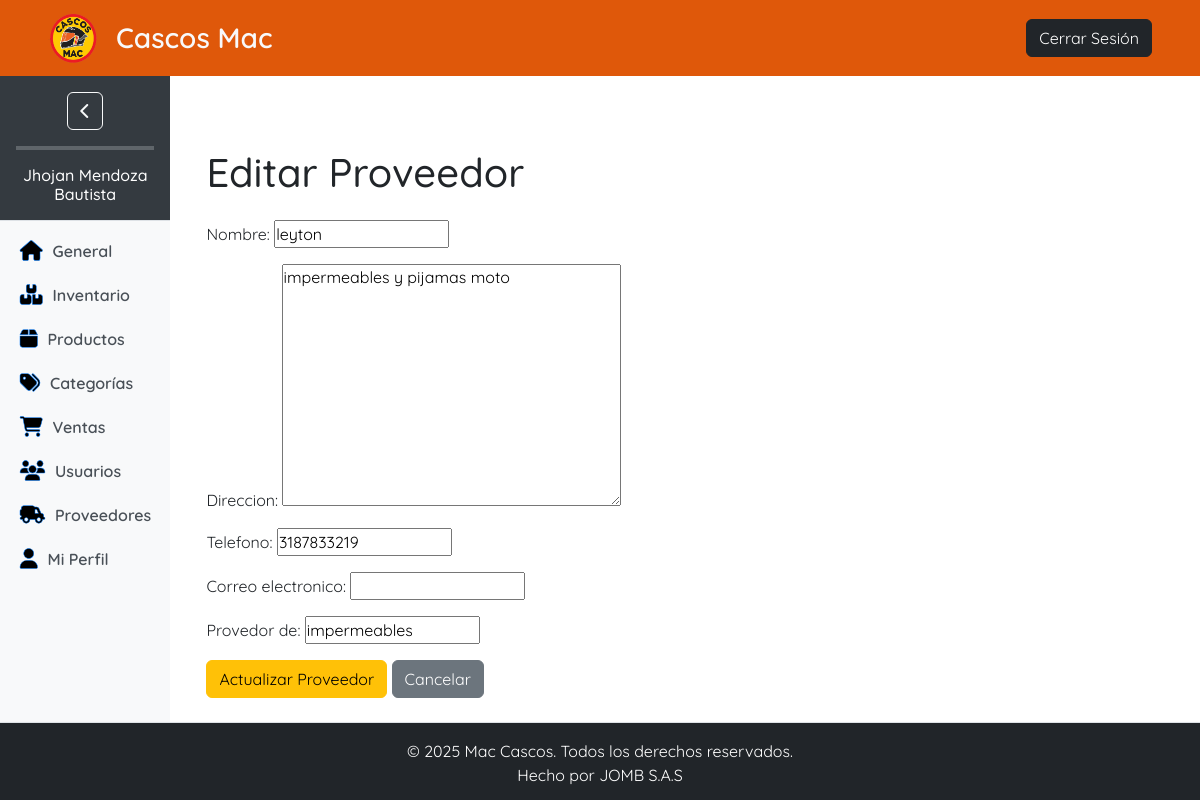
Page /tienda/proveedor/7/edit/ (signed in) on the committed database.
### usuarios/models.py (models this page shows, shortened)
class Usuario(AbstractUser):
    EMAIL_FIELD = 'email'
    ROLES = (
        ('', 'Seleccione una opción'),
        ('gerente', 'Gerente'),
        ('vendedor', 'Vendedor'),
    )
    email = models.EmailField(unique=True)
    rol = models.CharField(
        max_length=20,
        choices=ROLES,
    )

### tienda/models.py (models this page shows, shortened)
class Proveedor(models.Model):
    nombre = models.CharField(max_length=50)
    provedor_de = models.CharField(max_length=255, blank=True, null=True)
    direccion = models.TextField(blank=True, null=True)
    telefono = models.CharField(max_length=20, blank=True, null=True)
    correo_electronico = models.EmailField(blank=True, null=True)

### tienda/views.py (the view, shortened to what this page needs)
# urls.py: path('proveedor/<int:pk>/edit/', views.ProveedorUpdateView.as_view(), name='editar_proveedor'),
class ProveedorUpdateView(UpdateView, LoginRequiredMixin, DeleteView):
    model = Proveedor
    form_class = ProveedorForm
    template_name = 'dashboard/proveedores/editar_proveedor.html'

### tienda/forms.py
class ProveedorForm(forms.ModelForm):
    class Meta:
        model = Proveedor
        fields = ['nombre', 'direccion', 'telefono', 'correo_electronico', 'provedor_de']

### templates/dashboard/proveedores/editar_proveedor.html (shortened to what this page needs)
{% extends 'base_dashboard.html' %}
{% load static %}
{% block content %}
<div class="container mt-5">
    <h1 class="mb-4">Editar Proveedor</h1>
    <form method="post">
        {{ form.as_p }}
        <button type="submit" class="btn btn-warning">Actualizar Proveedor</button>
        <a href="{% url 'contenido_proveedores' %}" class="btn btn-secondary">Cancelar</a>
    </form>
</div>
{% endblock %}

### templates/base_dashboard.html (shortened to what this page needs)
{% load static %}
<!DOCTYPE html>
<html lang="es">
<head>
    <link rel="stylesheet" href="{% static 'css/base_dash.css' %}">
    <link href="https://cdn.jsdelivr.net/npm/bootstrap@5.3.3/dist/css/bootstrap.min.css" rel="stylesheet"
>
    <link href="https://cdnjs.cloudflare.com/ajax/libs/font-awesome/6.0.0-beta3/css/all.min.css" rel="stylesheet">
    <link rel="stylesheet" href="https://cdn.jsdelivr.net/npm/bootstrap-icons@1.11.3/font/bootstrap-icons.min.css">
</head>
<body class="d-flex flex-column min-vh-100">
    <header class="navbar navbar-expand-lg navbar-expand-md py-2 px-5 d-none d-lg-flex d-md-flex">
        <a class="navbar-brand d-flex align-items-center" href="{% url 'index' %}">
            <img src="{% static 'img/logo2.png' %}" alt="Logo de Mac Cascos" class="me-2">
            <span class="fs-3 fw-semibold text-light">Cascos Mac</span>
        </a>
        <ul class="navbar-nav ms-auto">
            {% if user.is_authenticated %}
                <a href="{% url 'logout' %}" class="btn btn-dark">Cerrar Sesión</a>
            {% else %}
                <a href="{% url 'index' %}" class="btn btn-outline-dark">Volver al Inicio</a>
            {% endif %}
        </ul>
    </header>
    <div class="d-flex flex-grow-1 overflow-hidden">
        {% if user.is_authenticated %}
            <aside class="sidebar bg-light overflow-hidden" id="sidebar">
                <div class="sidebar-header">
                    <div class="align-items-center align-content-center">
                        <div class="align-items-center align-content-center mb-3">
                            <button class="btn btn-outline-light ms-auto" id="sidebar-toggle">
                                <i class="fas fa-chevron-left" id="boton-colapso"></i>
                            </button>
                        </div>
                        <hr class="border border-2" id="division-bar">
                        <div id="user-name-column">
                            <h1 class="fs-6 mb-0" id="sidebar-user-name">
                                {{ request.user.get_full_name }}
                            </h1>
                        </div>
                    </div>
                </div>
                <nav class="sidebar-nav text-center">
                    <ul class="nav flex-column mt-2">
                        {% if user.rol == 'gerente' %}
                            <li class="nav-item">
                                <a href="{% url 'dashboard_gerente' %}" class="nav-link ajax-link" data-bs-toggle="tooltip"
                                    title="General">
                                    <i class="fa fa-house"></i> General
                                </a>
                            </li>
                            <li class="nav-item">
                                <a href="{% url 'inventario' %}" class="nav-link ajax-link" data-bs-toggle="tooltip"
                                    title="Inventario">
                                    <i class="fa fa-boxes"></i> Inventario
                                </a>
                            </li>
                            <li class="nav-item">
                                <a href="{% url 'contenido_productos' %}" class="nav-link ajax-link" data-bs-toggle="tooltip"
                                    title="Productos">
                                    <i class="fa fa-box"></i> Productos
                                </a>
                            </li>
                            <li class="nav-item">
                                <a href="{% url 'contenido_categorias' %}" class="nav-link ajax-link" data-bs-toggle="tooltip"
                                    title="Categorías">
                                    <i class="fa fa-tags"></i> Categorías
                                </a>
                            </li>
                            <li class="nav-item">
                                <a href="{% url 'ventas:contenido_ventas' %}" class="nav-link ajax-link"
                                    data-bs-toggle="tooltip" title="Ventas">
                                    <i class="fa fa-shopping-cart"></i> Ventas
                                </a>
                            </li>
                            <li class="nav-item">
                                <a href="{% url 'listar_usuarios' %}" class="nav-link ajax-link" data-bs-toggle="tooltip"
                                    title="Usuarios">
                                    <i class="fa fa-users"></i> Usuarios
                                </a>
                            </li>
                            <li class="nav-item">
                                <a href="{% url 'contenido_proveedores' %}" class="nav-link ajax-link" data-bs-toggle="tooltip"
                                    title="Proveedores">
                                    <i class="fa fa-truck-field"></i> Proveedores
                                </a>
                            </li>
                            <li class="nav-item">
                                <a href="{% url 'mi_perfil' %}" class="nav-link ajax-link" data-bs-toggle="tooltip"
                                    title="Usuarios">
                                    <i class="fa fa-user"></i> Mi Perfil
                                </a>
                            </li>
                        {% endif %}
                    </ul>
                </nav>
            </aside>
        {% endif %}
        <main class="flex-grow-1 overflow-auto p-4 container-fluid">
            {% block content %}{% endblock %}
        </main>
    </div>
    <footer class="bg-dark text-white border-top shadow-sm mt-auto py-3">
        <div class="container">
            <div class="row flex-column">
                <div class="col-mb-3">
                    <p class="mb-0">&copy; 2025 Mac Cascos. Todos los derechos reservados.</p>
                </div>
                <div class="col">
                    <p class="mb-0">
                        <a href="https://jhojanomb.github.io/JOMB/" class="text-white text-decoration-none">
                            Hecho por JOMB S.A.S
                        </a>
                    </p>
                </div>
            </div>
        </div>
    </footer>
</body>
</html>

### static/css/base_dash.css (style rules this page uses)
:root { --fuente-letra: 'Quicksand', sans-serif; --color-bg-navbar: #df580a; --color-bg-sidebar: #343a40; --color-text-sidebar: #ffffff; --color-hover: #007bff; --color-hover-dark: #0056b3; --color-footer: #343a40; --color-text-footer: #ffffff; }
* { font-family: var(--fuente-letra); margin: 0; padding: 0; box-sizing: border-box; }
body { font-family: var(--fuente-letra); display: flex; flex-direction: column; min-height: 100vh; }
.navbar { background: var(--color-bg-navbar) !important; padding: 10px 15px; }
.navbar-brand { display: flex; align-items: center; gap: 10px; color: #212529; font-weight: 600; font-size: 1.25rem; }
.navbar-brand img { width: 50px; height: 50px; }
.navbar-nav .btn { color: white; background-color: #212529; }
.sidebar-header { background-color: var(--color-bg-sidebar); color: var(--color-text-sidebar); padding: 1rem; text-align: center; border-bottom: 1px solid #dee2e6; }
.sidebar-nav .nav-link { font-size: 1rem; color: #495057; padding: 10px 20px; display: flex; align-items: center; transition: all 0.3s ease; }
.sidebar-nav .nav-link i { margin-right: 10px; font-size: 1.25rem; color: black; -webkit-text-stroke: 0.5px var(--color-hover); transition: color 0.3s ease; }
.sidebar:not(.collapsed) { width: 200px; transition: width 0.3s ease; }
footer { background-color: var(--color-footer); color: var(--color-text-footer); text-align: center; padding: 10px 0; width: 100%; position: relative; bottom: 0; }
.nav-item a { font-size: 16px; font-weight: 600; }

### rows in the picture
Usuario: user.get_full_name "Jhojan Mendoza Bautista"
Proveedor: nombre "leyton", direccion "impermeables y pijamas moto", telefono "3187833219", provedor_de "impermeables"
